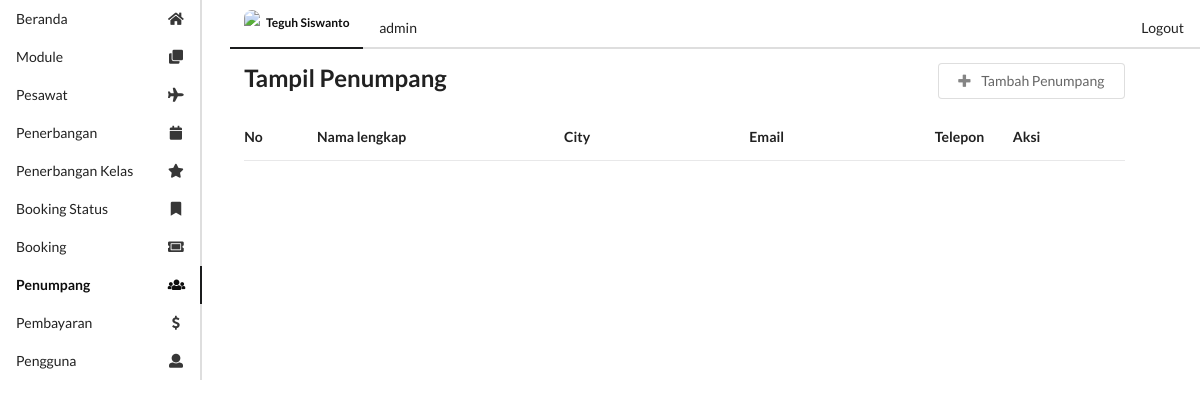
Page /u/media.php?m=penumpang (signed in) on the earlier database version.
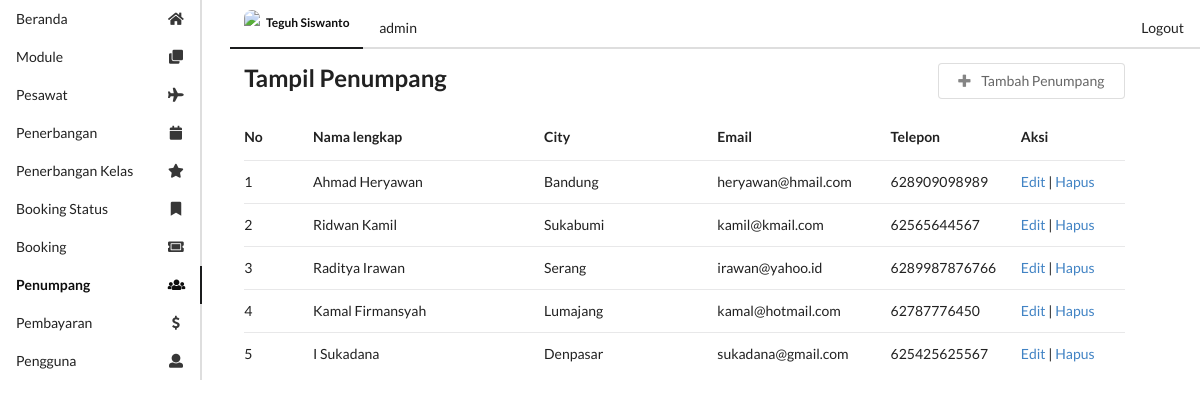
Same page on the later database version.
### tables this page shows
create table module(
    module_id int primary key auto_increment,
    module_name varchar(50) not null,
    link varchar(50),
    icon varchar(50),
    active enum('Y','N') not null default 'Y'
);

create table passanger
(
    passanger_id int primary key auto_increment,
    first_name varchar(50) not null,
    last_name varchar(50),
    born date,
    address varchar(100),
    city varchar(50),
    zip varchar(6),
    state varchar(50) not null,
    phone varchar(20),
    email varchar(100) not null,
    password varchar(50) not null
);

### config/functions.php (called while the page is built, shortened)
<?php
function dbConnect()
{
    $db = new mysqli("localhost", "root", "siswanto123321", "atol_flight");
    return $db;
}
function getListModule()
{
    $db = dbConnect();
    if ($db->connect_errno == 0) {
        $res = $db->query("SELECT * FROM module WHERE active='Y' ");
        if ($res) {
            $data = $res->fetch_all(MYSQLI_ASSOC);
            return $data;
        } else {
            return false;
        }
    } else {
        return false;
    }
}
class Passanger
{
    function getListPassanger()
    {
        $conn = dbConnect();
        if ($conn->connect_errno == 0) {
            $sql = "SELECT * FROM passanger";
            $res = $conn->query($sql);
            if ($res) {
                $data = $res->fetch_all(MYSQLI_ASSOC);
                return $data;
            } else {
                return false;
            }
        } else {
            return false;
        }
    }
}

### u/menu.php (the view)
<?php
if (empty($_SESSION['username']) && empty($_SESSION['password'])) {
    header("location:index.php?error=8");
} else {
    include "../config/functions.php";
    $dataModule = getListModule();
    foreach ($dataModule as $data) {
        $module_name = str_replace(' ', '', strtolower($data['module_name']));
        ($_GET['m'] == $module_name) ? $active = "active" : $active = "";
        echo "<a href='$data[link]' class='item $active' style='text-transform:capitalize;'>
           <i class='$data[icon] icon'></i> $data[module_name]
        </a>";
    }
}

### u/media.php (shortened to what this page needs)
<?php
if (empty($_SESSION['username']) && empty($_SESSION['password'])) {
    header("location:index.php?error=8");
} else {
    ?>
    <!DOCTYPE html>
    <html lang="en">
    <head>
        <link rel="stylesheet" href="https://cdnjs.cloudflare.com/ajax/libs/semantic-ui/2.2.2/semantic.min.css">
    <body>
    <div class="ui grid">
        <div class="three wide column">
            <div class=" ui secondary vertical pointing menu" style="width: 100%;">
                <?php include "menu.php"; ?>
            </div>
        </div>
        <div class="thirteen wide column" style="width: 100%;">
            <?php include "header.php"; ?>
            <?php include "content.php"; ?>
        </div>
    </div>
    </body>
    </html>
<?php } ?>

### u/header.php (shortened to what this page needs)
<?php
if (empty($_SESSION['username']) && empty($_SESSION['password'])) {
    header("location:index.php?error=8");
} else {
    ?>
    <div class="ui secondary pointing menu">
        <a class="active item ui label" style="text-transform: capitalize">
            <img class="ui right spaced avatar image"
                 src="https://cdn1.iconfinder.com/data/icons/user-interface-1-glyph/32/ui_avatar_profil_user_circle-128.png">
            <?php echo "$_SESSION[full_name]"; ?>
        </a>
        <a class="item" style="cursor: default">
            <?php echo "$_SESSION[position]"; ?>
        </a>
        <div class="right menu">
            <a class="ui item" id="btn-logout" type="submit">Logout</a>
        </div>
    </div>
<?php } ?>

### u/content.php
<?php
if (empty($_SESSION['username']) && empty($_SESSION['password'])) {
    header("location:index.php?error=8");
} else {
    if ($_GET['m'] == 'pesawat') {
        if ($_SESSION['position'] == 'admin') {
            include "module/mod_pesawat/pesawat.php";
        }
    } elseif ($_GET['m'] == 'module') {
        if ($_SESSION['position'] == 'admin') {
            include "module/mod_module/module.php";
        }
    } elseif ($_GET['m'] == 'pengguna') {
        if ($_SESSION['position'] == 'admin') {
            include "module/mod_pengguna/pengguna.php";
        }
    } elseif ($_GET['m'] == 'penumpang') {
        if ($_SESSION['position'] == 'admin') {
            include "module/mod_penumpang/penumpang.php";
        }
    } elseif ($_GET['m'] == 'penerbangankelas') {
        if ($_SESSION['position'] == 'admin') {
            include "module/mod_penerbangankelas/penerbangankelas.php";
        }
    } elseif ($_GET['m'] == 'bookingstatus') {
        if ($_SESSION['position'] == 'admin') {
            include "module/mod_bookingstatus/bookingstatus.php";
        }
    } else {
        echo "Modul <b>$_GET[m]</b> sedang dibuat";
    }
}

### u/module/mod_penumpang/penumpang.php (shortened to what this page needs)
<?php
$m = $_GET['m'];
$aksi = "module/mod_penumpang/aksi_penumpang.php";
$act = isset($_GET['act']) ? $_GET['act'] : '';
$passanger = new Passanger();
switch ($act) {
    default:
        echo "
        <div class='ui stackable grid container'>
            <div class='eleven wide column'>
                <h2 class=''>Tampil Penumpang</h2>
            </div>
            <div class='four wide column'>
                <a onclick=window.location.href='?m=$m&act=tambah'; class='ui basic button right floated'>
                <i class='icon plus'></i>
                    Tambah Penumpang
                </a>
            </div>
            <div class='fifteen wide column'>
                <table class='ui selectable very basic table'>
                <thead>
                <tr>
                <th class='one wide'>No</th>
                <th class='four wide'>Nama lengkap</th>
                <th class='three wide'>City</th>
                <th class='three wide'>Email</th>
                <th class='one wide'>Telepon</th>
                <th class='two wide'>Aksi</th>
                </tr>
                </thead>
                <tbody>";
        $no = 1;
        $dataPassanger = $passanger->getListPassanger();
        foreach ($dataPassanger as $data) {
            echo "<tr>
                <td>$no</td>
                <td>$data[first_name] $data[last_name]</td>
                <td>$data[city]</td>
                <td>$data[email]</td>
                <td>$data[phone]</td>
                <td>
                <a href='?m=$m&act=edit&id=$data[passanger_id]'>Edit</a> | ";
            echo "<a href='$aksi?m=$m&act=hapus&id=$data[passanger_id]'
                    onclick='return confirm(`Hapus $_GET[m] $data[first_name] $data[last_name] ID=$data[passanger_id]?`);'
                    >Hapus</a>";
            echo "
                </td>
                </tr>";
            $no++;
        }
        echo "
                </tbody>
                </table>
            </div>
        </div>
            ";
        break;
    case "tambah": ?>
        <?php
} ?>

Differences in the rows shown:
added passanger: first_name "Ahmad", last_name "Heryawan", city "Bandung", email "heryawan@hmail.com", phone "628909098989"
added passanger: first_name "Ridwan", last_name "Kamil", city "Sukabumi", email "kamil@kmail.com", phone "62565644567"
added passanger: first_name "Raditya", last_name "Irawan", city "Serang", email "irawan@yahoo.id", phone "6289987876766"
added passanger: first_name "Kamal", last_name "Firmansyah", city "Lumajang", email "kamal@hotmail.com", phone "62787776450"
added passanger: first_name "I", last_name "Sukadana", city "Denpasar", email "sukadana@gmail.com", phone "625425625567"
